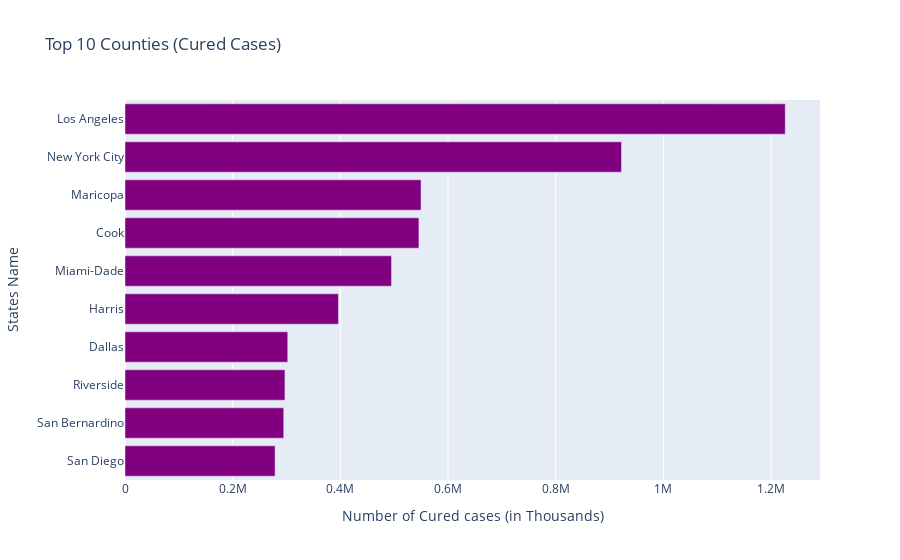

Notebook code cell kept with this figure:
### Code cell
top_10_recovered_states = cases.sort_values('cured', ascending=False)[:10]
horizontal_bar_chart(top_10_recovered_states, top_10_recovered_states.cured, top_10_recovered_states.index,
                    'Top 10 Counties (Cured Cases)', 'Number of Cured cases (in Thousands)', 'States Name', 'Purple')

### Figure 1 — Plotly figure (JSON) as saved in the notebook; plotly's stock layout.template omitted (floating-point values rounded to 4 significant figures)
{"data": [{"alignmentgroup": "True", "hovertemplate": "Number of Cured cases (in Thousands)=%{x}<br>States Name=%{y}<extra></extra>", "legendgroup": "", "marker": {"color": "Purple", "pattern": {"shape": ""}}, "name": "", "offsetgroup": "", "orientation": "h", "showlegend": false, "textposition": "auto", "type": "bar", "x": [1226410, 922234, 549901, 545954, 495068, 396436, 302295, 297070, 294823, 278782], "xaxis": "x", "y": ["Los Angeles", "New York City", "Maricopa", "Cook", "Miami-Dade", "Harris", "Dallas", "Riverside", "San Bernardino", "San Diego"], "yaxis": "y"}], "layout": {"autosize": true, "barmode": "relative", "legend": {"tracegroupgap": 0}, "title": {"text": "Top 10 Counties (Cured Cases)"}, "xaxis": {"anchor": "y", "autorange": true, "domain": [0, 1], "range": [0, 1291000.0], "title": {"text": "Number of Cured cases (in Thousands)"}, "type": "linear"}, "yaxis": {"anchor": "x", "autorange": true, "categoryorder": "total ascending", "domain": [0, 1], "range": [-0.5, 9.5], "title": {"text": "States Name"}, "type": "category"}}}
